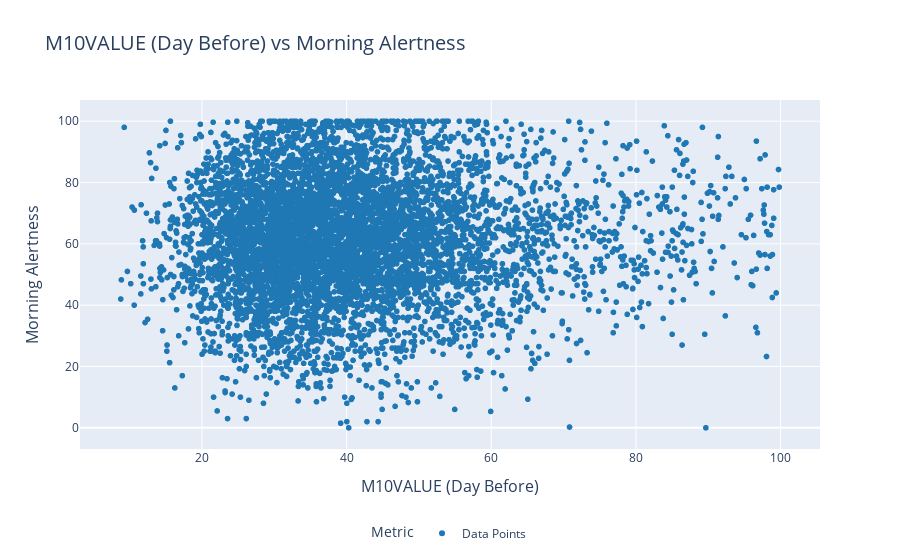

The cell this chart's notebook holds for it:
### Code cell
df_exercise['Legend'] = 'Data Points'

fig = px.scatter(
    df_exercise,
    x='M10VALUE_daybefore',
    y='Morning Alertness',
    color='Legend', 
    title="M10VALUE (Day Before) vs Morning Alertness",
    labels={
        "M10VALUE_daybefore": "M10VALUE (Day Before)",
        "Morning Alertness": "Morning Alertness"
    },
    color_discrete_sequence=["#1f77b4"]  
)

fig.update_layout(
    title=dict(
        text="M10VALUE (Day Before) vs Morning Alertness",
        font=dict(size=20)  
    ),
    xaxis=dict(
        title=dict(text="M10VALUE (Day Before)", font=dict(size=16)),  
        tickfont=dict(size=12)  
    ),
    yaxis=dict(
        title=dict(text="Morning Alertness", font=dict(size=16)),  
        tickfont=dict(size=12)  
    ),
    legend=dict(
        title=dict(text="Metric", font=dict(size=14)), 
        font=dict(size=12),  
        orientation="h",  
        x=0.5,
        xanchor="center",
        y=-0.2
    ),
    # height=500,  # Plot height
    # width=800  # Plot width
)

fig.show()

### Figure 1 — Plotly figure (JSON) as saved in the notebook; plotly's stock layout.template omitted (floating-point values rounded to 4 significant figures; data arrays with more than 128 entries replaced by an {"elided": "..."} marker saying what was removed)
{"data": [{"hovertemplate": "Legend=Data Points<br>M10VALUE (Day Before)=%{x}<br>Morning Alertness=%{y}<extra></extra>", "legendgroup": "Data Points", "marker": {"color": "#1f77b4", "symbol": "circle"}, "mode": "markers", "name": "Data Points", "showlegend": true, "type": "scattergl", "x": {"elided": "6619 float values"}, "xaxis": "x", "y": {"elided": "6619 float values"}, "yaxis": "y"}], "layout": {"legend": {"font": {"size": 12}, "orientation": "h", "title": {"font": {"size": 14}, "text": "Metric"}, "tracegroupgap": 0, "x": 0.5, "xanchor": "center", "y": -0.2}, "title": {"font": {"size": 20}, "text": "M10VALUE (Day Before) vs Morning Alertness"}, "xaxis": {"anchor": "y", "domain": [0, 1], "tickfont": {"size": 12}, "title": {"font": {"size": 16}, "text": "M10VALUE (Day Before)"}}, "yaxis": {"anchor": "x", "domain": [0, 1], "tickfont": {"size": 12}, "title": {"font": {"size": 16}, "text": "Morning Alertness"}}}}
